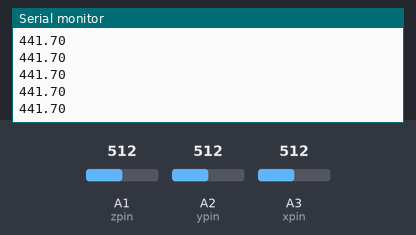
Simulated run of this sketch. Board: Arduino Uno, built with avr-gcc and run on an emulated ATmega328P. Parts: the last lines printed to the serial monitor. The inputs (shaded band) are chosen by the test bench; at power-on: A1 (zpin) = 512, A2 (ypin) = 512, A3 (xpin) = 512.

Above: at 1.2 s.
1.3 s: A1 (zpin) set to 716
At 1.32 s:
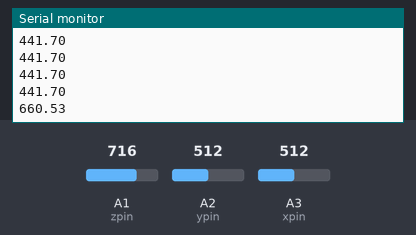
2.8 s: A2 (ypin) set to 716
At 2.83 s:
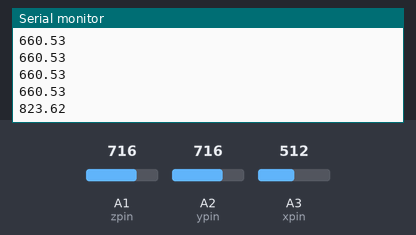
4.3 s: A3 (xpin) set to 716
At 4.35 s:
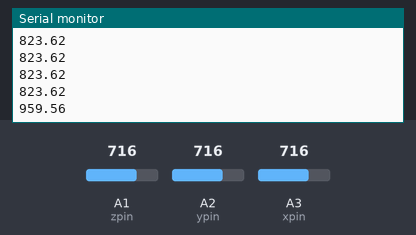
5.8 s: A1 (zpin) set to 900
At 5.86 s:
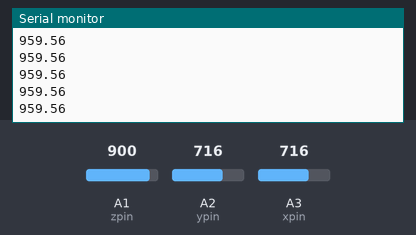
7.3 s: A2 (ypin) set to 900
At 7.38 s:
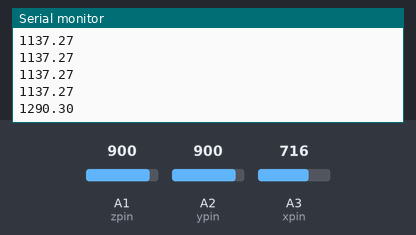
8.8 s: A3 (xpin) set to 900
At 8.8 s:
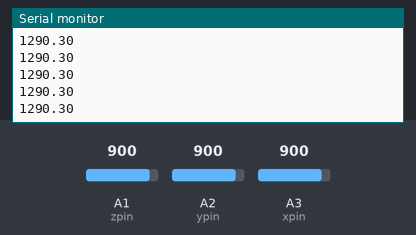
Timing chart, 0 to 11.3 s (numbered marks = the images above; inputs shaded):
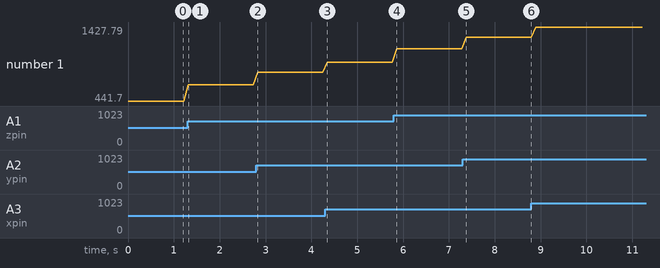

The sketch:

accelerometer2.ino
```cpp
int xpin = A3;
int ypin = A2;
int zpin = A1;
int xvalue;
int yvalue;
int zvalue;

void setup() {
  Serial.begin(9600);
}

void loop() {
  xvalue = analogRead(xpin);
  int x = map(xvalue, 271, 407, -100, 100);

  yvalue = analogRead(ypin);
  int y = map(yvalue, 266, 403, -100, 100);

  zvalue = analogRead(zpin);
  int z = map(zvalue, 272, 408, -100, 100);

  // Calculate the magnitude of the acceleration vector
  float acceleration = sqrt(pow(x, 2) + pow(y, 2) + pow(z, 2));

  // Print the combined acceleration value
  Serial.println(acceleration);

  delay(100);
}
```

Measured:
- after the input at 1.3 s, the serial monitor: prints a new line at once (image 1)
- after the input at 2.8 s, the serial monitor: prints a new line at once (image 2)
- after the input at 4.3 s, the serial monitor: prints a new line after 0.05 s (image 3)
- after the input at 7.3 s, the serial monitor: prints a new line after 0.08 s (image 5)
- plotted number 1: 441.7 → 660.53 after the input at 1.3 s, 660.53 → 823.62 after the input at 2.8 s, 823.62 → 959.56 after the input at 4.3 s, 959.56 → 1137.27 after the input at 5.8 s, 1137.27 → 1290.3 after the input at 7.3 s
